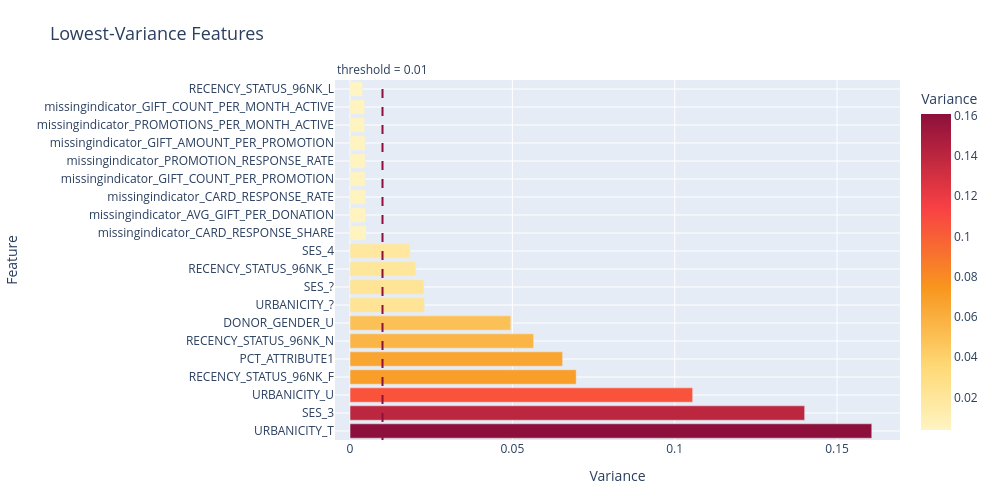

The notebook cell saved with this chart:
### Markdown cell above
Filter methods score each feature independently of any model, using purely statistical criteria. They are cheap to compute and useful for an initial pruning of the feature space. Three complementary criteria are applied below:

1. **Variance check** flags near-constant features that carry almost no information.
2. **Spearman correlation with the target** captures monotonic associations, including non-linear ones, between numeric features and `TARGET_B`.
3. **ANOVA F-test** (`f_classif`) ranks features by how strongly their group means differ between donors and non-donors, with a p-value to flag statistical significance.

### Code cell
"""1. Variance check (filter): flagging near-constant features"""
VARIANCE_THRESHOLD = 0.01

feature_variances = X_train_prep_df.var().sort_values()
near_zero_var_features = feature_variances[feature_variances < VARIANCE_THRESHOLD].index.tolist()

print(f"Features below variance threshold ({VARIANCE_THRESHOLD}): {len(near_zero_var_features)}")
if near_zero_var_features:
    print(f"  -> {near_zero_var_features}")

fig = plot_variance_ranking(feature_variances, top_n=20, threshold=VARIANCE_THRESHOLD)
fig.show()

### Figure 1 — Plotly figure (JSON) as saved in the notebook; plotly's stock layout.template omitted (floating-point values rounded to 4 significant figures)
{"data": [{"alignmentgroup": "True", "hovertemplate": "Variance=%{marker.color}<br>Feature=%{y}<extra></extra>", "legendgroup": "", "marker": {"color": [0.1607, 0.14, 0.1055, 0.06966, 0.06547, 0.05654, 0.04953, 0.02294, 0.02274, 0.02022, 0.0185, 0.004928, 0.004823, 0.004719, 0.004614, 0.004614, 0.004614, 0.00451, 0.00451, 0.003883], "coloraxis": "coloraxis", "pattern": {"shape": ""}}, "name": "", "offsetgroup": "", "orientation": "h", "showlegend": false, "textposition": "auto", "type": "bar", "x": [0.1607, 0.14, 0.1055, 0.06966, 0.06547, 0.05654, 0.04953, 0.02294, 0.02274, 0.02022, 0.0185, 0.004928, 0.004823, 0.004719, 0.004614, 0.004614, 0.004614, 0.00451, 0.00451, 0.003883], "xaxis": "x", "y": ["URBANICITY_T", "SES_3", "URBANICITY_U", "RECENCY_STATUS_96NK_F", "PCT_ATTRIBUTE1", "RECENCY_STATUS_96NK_N", "DONOR_GENDER_U", "URBANICITY_?", "SES_?", "RECENCY_STATUS_96NK_E", "SES_4", "missingindicator_CARD_RESPONSE_SHARE", "missingindicator_AVG_GIFT_PER_DONATION", "missingindicator_CARD_RESPONSE_RATE", "missingindicator_GIFT_COUNT_PER_PROMOTION", "missingindicator_PROMOTION_RESPONSE_RATE", "missingindicator_GIFT_AMOUNT_PER_PROMOTION", "missingindicator_PROMOTIONS_PER_MONTH_ACTIVE", "missingindicator_GIFT_COUNT_PER_MONTH_ACTIVE", "RECENCY_STATUS_96NK_L"], "yaxis": "y"}], "layout": {"annotations": [{"font": {"color": "#2A3F5F"}, "showarrow": false, "text": "threshold = 0.01", "x": 0.01, "xanchor": "center", "xref": "x", "y": 1, "yanchor": "bottom", "yref": "y domain"}], "barmode": "relative", "coloraxis": {"colorbar": {"tickfont": {"color": "#2A3F5F"}, "title": {"font": {"color": "#2A3F5F"}, "text": "Variance"}}, "colorscale": [[0, "#FFF4C2"], [0.2, "#FED976"], [0.45, "#F8961E"], [0.7, "#F94144"], [1, "#8C103B"]]}, "font": {"color": "#2A3F5F"}, "height": 500, "legend": {"bgcolor": "rgba(255,255,255,0.75)", "bordercolor": "rgba(0,0,0,0)", "font": {"color": "#2A3F5F"}, "tracegroupgap": 0}, "margin": {"b": 60, "l": 80, "r": 40, "t": 80}, "paper_bgcolor": "#FFFFFF", "plot_bgcolor": "#E5ECF6", "shapes": [{"line": {"color": "#8C103B", "dash": "dash"}, "type": "line", "x0": 0.01, "x1": 0.01, "xref": "x", "y0": 0, "y1": 1, "yref": "y domain"}], "title": {"font": {"color": "#2A3F5F", "size": 18}, "text": "Lowest-Variance Features"}, "width": 1000, "xaxis": {"anchor": "y", "domain": [0, 1], "gridcolor": "#FFFFFF", "showgrid": true, "tickfont": {"color": "#2A3F5F"}, "title": {"font": {"color": "#2A3F5F"}, "text": "Variance"}, "zeroline": false}, "yaxis": {"anchor": "x", "domain": [0, 1], "gridcolor": "#FFFFFF", "showgrid": true, "tickfont": {"color": "#2A3F5F"}, "title": {"font": {"color": "#2A3F5F"}, "text": "Feature"}, "zeroline": false}}}
